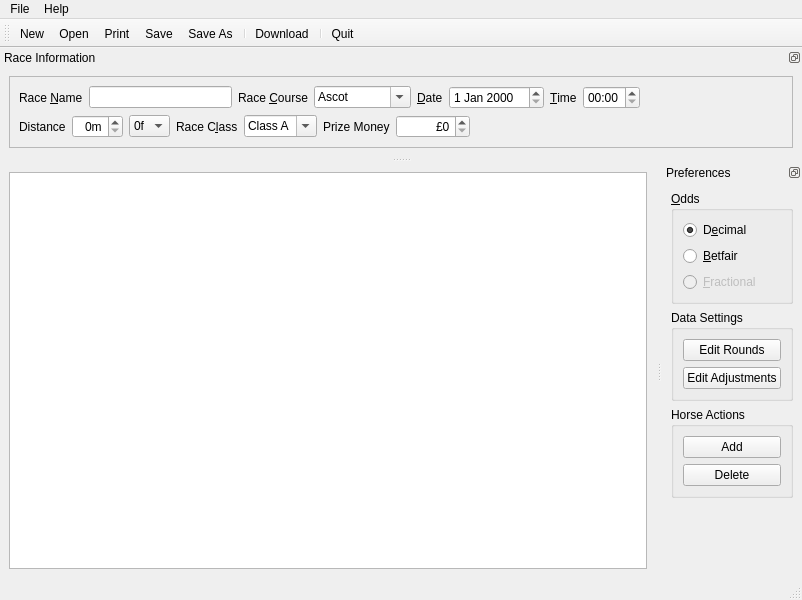
<?xml version="1.0" encoding="UTF-8"?>
<ui version="4.0">
 <class>Betty_MainWindow</class>
 <widget class="QMainWindow" name="Betty_MainWindow">
  <property name="geometry">
   <rect>
    <x>0</x>
    <y>0</y>
    <width>802</width>
    <height>600</height>
   </rect>
  </property>
  <property name="sizePolicy">
   <sizepolicy hsizetype="Expanding" vsizetype="Expanding">
    <horstretch>0</horstretch>
    <verstretch>0</verstretch>
   </sizepolicy>
  </property>
  <property name="windowTitle">
   <string>Betty</string>
  </property>
  <property name="windowIcon">
   <iconset resource="Betty.qrc">
    <normaloff>:/Icons/Horse</normaloff>:/Icons/Horse</iconset>
  </property>
  <widget class="QWidget" name="centralwidget">
   <property name="sizePolicy">
    <sizepolicy hsizetype="Expanding" vsizetype="Expanding">
     <horstretch>0</horstretch>
     <verstretch>0</verstretch>
    </sizepolicy>
   </property>
   <layout class="QVBoxLayout" name="verticalLayout_4">
    <item>
     <widget class="QTableView" name="raceTable"/>
    </item>
   </layout>
  </widget>
  <widget class="QMenuBar" name="menubar">
   <property name="geometry">
    <rect>
     <x>0</x>
     <y>0</y>
     <width>802</width>
     <height>21</height>
    </rect>
   </property>
   <widget class="QMenu" name="menuFile">
    <property name="title">
     <string>File</string>
    </property>
    <addaction name="actionNew"/>
    <addaction name="actionOpen"/>
    <addaction name="separator"/>
    <addaction name="actionSave"/>
    <addaction name="actionSave_As"/>
    <addaction name="separator"/>
    <addaction name="actionDownload"/>
    <addaction name="separator"/>
    <addaction name="actionRecent_Files"/>
    <addaction name="separator"/>
    <addaction name="actionQuit"/>
   </widget>
   <widget class="QMenu" name="menuHelp">
    <property name="title">
     <string>Help</string>
    </property>
    <addaction name="actionAbout"/>
   </widget>
   <addaction name="menuFile"/>
   <addaction name="menuHelp"/>
  </widget>
  <widget class="QStatusBar" name="statusbar"/>
  <widget class="QToolBar" name="toolBar">
   <property name="windowTitle">
    <string>toolBar</string>
   </property>
   <attribute name="toolBarArea">
    <enum>TopToolBarArea</enum>
   </attribute>
   <attribute name="toolBarBreak">
    <bool>false</bool>
   </attribute>
   <addaction name="actionNew"/>
   <addaction name="actionOpen"/>
   <addaction name="actionPrint"/>
   <addaction name="actionSave"/>
   <addaction name="actionSave_As"/>
   <addaction name="separator"/>
   <addaction name="actionDownload"/>
   <addaction name="separator"/>
   <addaction name="actionQuit"/>
  </widget>
  <widget class="QDockWidget" name="raceDockWidget">
   <property name="features">
    <set>QDockWidget::DockWidgetFloatable|QDockWidget::DockWidgetMovable</set>
   </property>
   <property name="allowedAreas">
    <set>Qt::BottomDockWidgetArea|Qt::TopDockWidgetArea</set>
   </property>
   <property name="windowTitle">
    <string>Race Information</string>
   </property>
   <attribute name="dockWidgetArea">
    <number>4</number>
   </attribute>
   <widget class="QWidget" name="dockWidgetContents">
    <layout class="QVBoxLayout" name="verticalLayout_5">
     <item>
      <widget class="QFrame" name="frame">
       <property name="sizePolicy">
        <sizepolicy hsizetype="Expanding" vsizetype="Preferred">
         <horstretch>0</horstretch>
         <verstretch>0</verstretch>
        </sizepolicy>
       </property>
       <property name="frameShape">
        <enum>QFrame::StyledPanel</enum>
       </property>
       <property name="frameShadow">
        <enum>QFrame::Sunken</enum>
       </property>
       <layout class="QVBoxLayout" name="verticalLayout">
        <item>
         <layout class="QHBoxLayout" name="horizontalLayout_2">
          <item>
           <widget class="QLabel" name="label">
            <property name="text">
             <string>Race &amp;Name</string>
            </property>
            <property name="buddy">
             <cstring>nameEdit</cstring>
            </property>
           </widget>
          </item>
          <item>
           <widget class="QLineEdit" name="nameEdit"/>
          </item>
          <item>
           <widget class="QLabel" name="label_2">
            <property name="text">
             <string>Race &amp;Course</string>
            </property>
            <property name="buddy">
             <cstring>courseCombo</cstring>
            </property>
           </widget>
          </item>
          <item>
           <widget class="QComboBox" name="courseCombo">
            <property name="editable">
             <bool>true</bool>
            </property>
            <property name="insertPolicy">
             <enum>QComboBox::InsertAlphabetically</enum>
            </property>
            <property name="sizeAdjustPolicy">
             <enum>QComboBox::AdjustToContents</enum>
            </property>
            <item>
             <property name="text">
              <string>Ascot</string>
             </property>
            </item>
            <item>
             <property name="text">
              <string>Aintree</string>
             </property>
            </item>
            <item>
             <property name="text">
              <string>Cheltenham</string>
             </property>
            </item>
            <item>
             <property name="text">
              <string>Kempton</string>
             </property>
            </item>
            <item>
             <property name="text">
              <string>Newmarket</string>
             </property>
            </item>
           </widget>
          </item>
          <item>
           <widget class="QLabel" name="label_3">
            <property name="text">
             <string>&amp;Date</string>
            </property>
            <property name="buddy">
             <cstring>dateEdit</cstring>
            </property>
           </widget>
          </item>
          <item>
           <widget class="QDateEdit" name="dateEdit"/>
          </item>
          <item>
           <widget class="QLabel" name="label_4">
            <property name="text">
             <string>&amp;Time</string>
            </property>
            <property name="buddy">
             <cstring>timeEdit</cstring>
            </property>
           </widget>
          </item>
          <item>
           <widget class="QTimeEdit" name="timeEdit">
            <property name="displayFormat">
             <string>HH:mm</string>
            </property>
           </widget>
          </item>
          <item>
           <spacer name="horizontalSpacer">
            <property name="orientation">
             <enum>Qt::Horizontal</enum>
            </property>
            <property name="sizeHint" stdset="0">
             <size>
              <width>40</width>
              <height>20</height>
             </size>
            </property>
           </spacer>
          </item>
         </layout>
        </item>
        <item>
         <layout class="QHBoxLayout" name="horizontalLayout">
          <item>
           <widget class="QLabel" name="label_9">
            <property name="text">
             <string>Distance</string>
            </property>
           </widget>
          </item>
          <item>
           <widget class="QSpinBox" name="milesSpinner">
            <property name="alignment">
             <set>Qt::AlignRight|Qt::AlignTrailing|Qt::AlignVCenter</set>
            </property>
            <property name="readOnly">
             <bool>false</bool>
            </property>
            <property name="suffix">
             <string>m</string>
            </property>
           </widget>
          </item>
          <item>
           <widget class="QComboBox" name="furlongCombo">
            <property name="sizeAdjustPolicy">
             <enum>QComboBox::AdjustToContentsOnFirstShow</enum>
            </property>
            <item>
             <property name="text">
              <string>0f</string>
             </property>
            </item>
            <item>
             <property name="text">
              <string>1f</string>
             </property>
            </item>
            <item>
             <property name="text">
              <string>2f</string>
             </property>
            </item>
            <item>
             <property name="text">
              <string>3f</string>
             </property>
            </item>
            <item>
             <property name="text">
              <string>4f</string>
             </property>
            </item>
            <item>
             <property name="text">
              <string>5f</string>
             </property>
            </item>
            <item>
             <property name="text">
              <string>6f</string>
             </property>
            </item>
            <item>
             <property name="text">
              <string>7f</string>
             </property>
            </item>
           </widget>
          </item>
          <item>
           <widget class="QLabel" name="label_5">
            <property name="text">
             <string>Race C&amp;lass</string>
            </property>
            <property name="buddy">
             <cstring>classCombo</cstring>
            </property>
           </widget>
          </item>
          <item>
           <widget class="QComboBox" name="classCombo">
            <property name="editable">
             <bool>true</bool>
            </property>
            <property name="insertPolicy">
             <enum>QComboBox::InsertAlphabetically</enum>
            </property>
            <property name="sizeAdjustPolicy">
             <enum>QComboBox::AdjustToContents</enum>
            </property>
            <item>
             <property name="text">
              <string>Class A</string>
             </property>
            </item>
            <item>
             <property name="text">
              <string>Class B</string>
             </property>
            </item>
            <item>
             <property name="text">
              <string>Class C</string>
             </property>
            </item>
            <item>
             <property name="text">
              <string>Class D</string>
             </property>
            </item>
           </widget>
          </item>
          <item>
           <widget class="QLabel" name="label_8">
            <property name="text">
             <string>Prize Money</string>
            </property>
            <property name="buddy">
             <cstring>prizeSpinner</cstring>
            </property>
           </widget>
          </item>
          <item>
           <widget class="QSpinBox" name="prizeSpinner">
            <property name="alignment">
             <set>Qt::AlignRight|Qt::AlignTrailing|Qt::AlignVCenter</set>
            </property>
            <property name="prefix">
             <string>£</string>
            </property>
            <property name="maximum">
             <number>10000000</number>
            </property>
            <property name="singleStep">
             <number>1000</number>
            </property>
           </widget>
          </item>
          <item>
           <spacer name="horizontalSpacer_2">
            <property name="orientation">
             <enum>Qt::Horizontal</enum>
            </property>
            <property name="sizeHint" stdset="0">
             <size>
              <width>40</width>
              <height>20</height>
             </size>
            </property>
           </spacer>
          </item>
         </layout>
        </item>
       </layout>
      </widget>
     </item>
    </layout>
   </widget>
  </widget>
  <widget class="QDockWidget" name="dockWidget">
   <property name="features">
    <set>QDockWidget::DockWidgetFloatable|QDockWidget::DockWidgetMovable</set>
   </property>
   <property name="allowedAreas">
    <set>Qt::LeftDockWidgetArea|Qt::RightDockWidgetArea</set>
   </property>
   <property name="windowTitle">
    <string>Preferences</string>
   </property>
   <attribute name="dockWidgetArea">
    <number>2</number>
   </attribute>
   <widget class="QWidget" name="dockWidgetContents_2">
    <layout class="QVBoxLayout" name="verticalLayout_6">
     <item>
      <widget class="QGroupBox" name="groupBox">
       <property name="title">
        <string>&amp;Odds</string>
       </property>
       <layout class="QVBoxLayout" name="verticalLayout_2">
        <item>
         <widget class="QRadioButton" name="decimalButton">
          <property name="text">
           <string>D&amp;ecimal</string>
          </property>
          <property name="checked">
           <bool>true</bool>
          </property>
         </widget>
        </item>
        <item>
         <widget class="QRadioButton" name="betfairButton">
          <property name="text">
           <string>&amp;Betfair</string>
          </property>
         </widget>
        </item>
        <item>
         <widget class="QRadioButton" name="fractionalButton">
          <property name="enabled">
           <bool>false</bool>
          </property>
          <property name="text">
           <string>&amp;Fractional</string>
          </property>
         </widget>
        </item>
       </layout>
      </widget>
     </item>
     <item>
      <widget class="QGroupBox" name="groupBox_3">
       <property name="title">
        <string>Data Settings</string>
       </property>
       <layout class="QVBoxLayout" name="verticalLayout_3">
        <item>
         <widget class="QPushButton" name="editRoundsButton">
          <property name="text">
           <string>Edit Rounds</string>
          </property>
         </widget>
        </item>
        <item>
         <widget class="QPushButton" name="editAdjustsButton">
          <property name="text">
           <string>Edit Adjustments</string>
          </property>
         </widget>
        </item>
       </layout>
      </widget>
     </item>
     <item>
      <widget class="QGroupBox" name="groupBox_2">
       <property name="title">
        <string>Horse Actions</string>
       </property>
       <layout class="QVBoxLayout" name="verticalLayout_7">
        <item>
         <widget class="QPushButton" name="addButton">
          <property name="text">
           <string>Add</string>
          </property>
         </widget>
        </item>
        <item>
         <widget class="QPushButton" name="deleteButton">
          <property name="text">
           <string>Delete</string>
          </property>
         </widget>
        </item>
       </layout>
      </widget>
     </item>
     <item>
      <spacer name="verticalSpacer">
       <property name="orientation">
        <enum>Qt::Vertical</enum>
       </property>
       <property name="sizeHint" stdset="0">
        <size>
         <width>20</width>
         <height>141</height>
        </size>
       </property>
      </spacer>
     </item>
    </layout>
   </widget>
  </widget>
  <action name="actionNew">
   <property name="icon">
    <iconset resource="Betty.qrc">
     <normaloff>:/Icons/New</normaloff>:/Icons/New</iconset>
   </property>
   <property name="text">
    <string>New</string>
   </property>
   <property name="toolTip">
    <string>New</string>
   </property>
   <property name="statusTip">
    <string>Create a new race</string>
   </property>
   <property name="shortcut">
    <string>Ctrl+N</string>
   </property>
  </action>
  <action name="actionOpen">
   <property name="icon">
    <iconset resource="Betty.qrc">
     <normaloff>:/Icons/Open</normaloff>:/Icons/Open</iconset>
   </property>
   <property name="text">
    <string>Open</string>
   </property>
   <property name="toolTip">
    <string>Open</string>
   </property>
   <property name="statusTip">
    <string>Open a race file</string>
   </property>
   <property name="shortcut">
    <string>Ctrl+O</string>
   </property>
  </action>
  <action name="actionSave">
   <property name="icon">
    <iconset resource="Betty.qrc">
     <normaloff>:/Icons/Save</normaloff>:/Icons/Save</iconset>
   </property>
   <property name="text">
    <string>Save</string>
   </property>
   <property name="toolTip">
    <string>Save</string>
   </property>
   <property name="statusTip">
    <string>Save this race</string>
   </property>
   <property name="shortcut">
    <string>Ctrl+S</string>
   </property>
  </action>
  <action name="actionDownload">
   <property name="icon">
    <iconset resource="Betty.qrc">
     <normaloff>:/Icons/Web</normaloff>:/Icons/Web</iconset>
   </property>
   <property name="text">
    <string>Download</string>
   </property>
   <property name="toolTip">
    <string>Download</string>
   </property>
   <property name="statusTip">
    <string>Download race information</string>
   </property>
   <property name="shortcut">
    <string>Ctrl+W</string>
   </property>
  </action>
  <action name="actionQuit">
   <property name="checkable">
    <bool>false</bool>
   </property>
   <property name="icon">
    <iconset resource="Betty.qrc">
     <normaloff>:/Icons/Quit</normaloff>:/Icons/Quit</iconset>
   </property>
   <property name="text">
    <string>Quit</string>
   </property>
   <property name="toolTip">
    <string>Quit</string>
   </property>
   <property name="statusTip">
    <string>Quit Betty</string>
   </property>
  </action>
  <action name="actionRecent_Files">
   <property name="text">
    <string>Recent Files</string>
   </property>
  </action>
  <action name="actionSave_As">
   <property name="icon">
    <iconset resource="Betty.qrc">
     <normaloff>:/Icons/Save As</normaloff>:/Icons/Save As</iconset>
   </property>
   <property name="text">
    <string>Save As</string>
   </property>
   <property name="toolTip">
    <string>Save As</string>
   </property>
   <property name="statusTip">
    <string>Save this race in a new file</string>
   </property>
   <property name="shortcut">
    <string>Ctrl+Shift+S</string>
   </property>
  </action>
  <action name="actionPrint">
   <property name="icon">
    <iconset resource="Betty.qrc">
     <normaloff>:/Icons/Print</normaloff>:/Icons/Print</iconset>
   </property>
   <property name="text">
    <string>Print</string>
   </property>
   <property name="toolTip">
    <string>Print</string>
   </property>
   <property name="statusTip">
    <string>Print this race</string>
   </property>
   <property name="shortcut">
    <string>Ctrl+P</string>
   </property>
  </action>
  <action name="actionAbout">
   <property name="icon">
    <iconset resource="Betty.qrc">
     <normaloff>:/Icons/Horse</normaloff>:/Icons/Horse</iconset>
   </property>
   <property name="text">
    <string>About</string>
   </property>
   <property name="statusTip">
    <string>About Betty</string>
   </property>
  </action>
 </widget>
 <tabstops>
  <tabstop>nameEdit</tabstop>
  <tabstop>courseCombo</tabstop>
  <tabstop>dateEdit</tabstop>
  <tabstop>timeEdit</tabstop>
  <tabstop>milesSpinner</tabstop>
  <tabstop>furlongCombo</tabstop>
  <tabstop>classCombo</tabstop>
  <tabstop>prizeSpinner</tabstop>
  <tabstop>decimalButton</tabstop>
  <tabstop>betfairButton</tabstop>
  <tabstop>fractionalButton</tabstop>
  <tabstop>editRoundsButton</tabstop>
  <tabstop>editAdjustsButton</tabstop>
  <tabstop>raceTable</tabstop>
 </tabstops>
 <resources>
  <include location="Betty.qrc"/>
 </resources>
 <connections>
  <connection>
   <sender>actionQuit</sender>
   <signal>activated()</signal>
   <receiver>Betty_MainWindow</receiver>
   <slot>close()</slot>
   <hints>
    <hint type="sourcelabel">
     <x>-1</x>
     <y>-1</y>
    </hint>
    <hint type="destinationlabel">
     <x>400</x>
     <y>299</y>
    </hint>
   </hints>
  </connection>
 </connections>
</ui>
